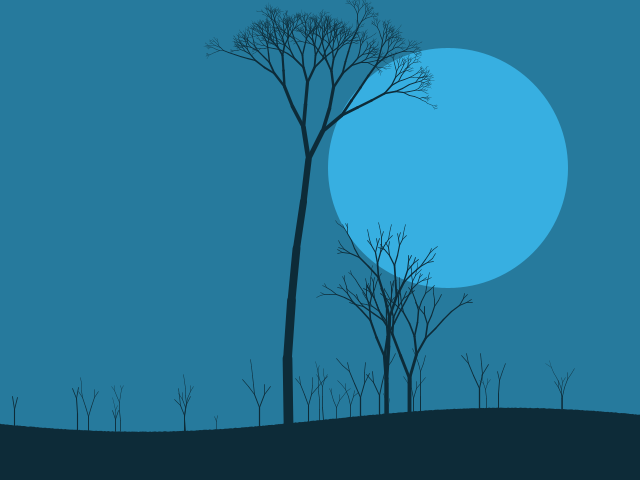
Frame 1 (no input)
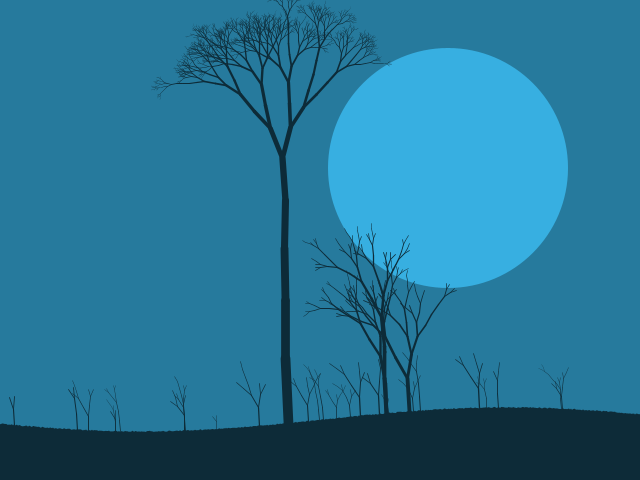
Frame 60 (the mouse pressed at the canvas centre just before this capture)
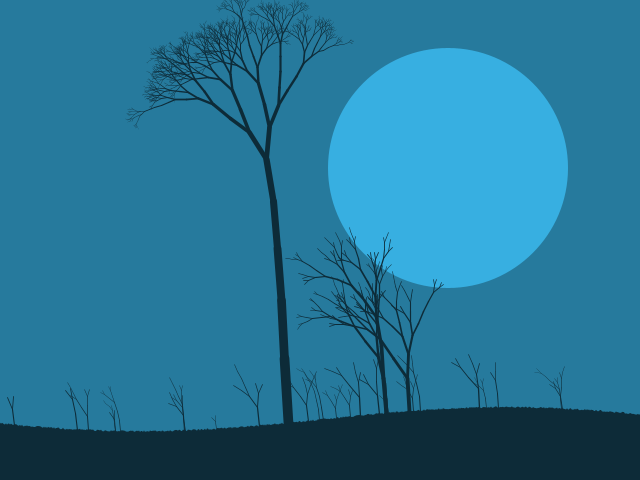
Frame 120 (the mouse held since frame 60 and released just before this capture)

The Processing sketch that drew these frames (run headless with seeded random() and noise(); from frame 60 on, the mouse is pressed at the canvas centre):

// Processing sketch: WindTree
// ── WindTree.pde
//////////////////////////////////////////////////////
float scale = 0.025, offs = 0, fq = 1.25, w = 0, sr = random(500);
color c = color(55, 175, 225);

//////////////////////////////////////////////////////
class c_noise
{
  float[] ns;
  float rands;
  int dm; 
  c_noise(int d) { ns = new float[dm = d]; rands = 0; for (int i = 0; i < d; i++) ns[i] = random(1.0); }
  float get(float t)
  {
    t = (dm + t % dm) % dm; 
    int i1 = (int)t, i2 = (i1 + 1) % dm; 
    return ns[i1] + (ns[i2] - ns[i1]) * (t - i1);
  }
  void startRandom(float s) { rands = s; }
  float getRandom() { rands = (rands + dm * 0.137) * 1.019 % dm; return get(rands); }
  float getRandom(float mx) { return getRandom() * mx; }
  float getRandom(float mn, float mx) { return mn + (mx - mn) * getRandom(); }
}
c_noise ns;

///////////////////////////////////////////////////////////////////////////////////
void setup() { size(640, 480); frameRate(25); ns = new c_noise(500); }

void draw()
{
  color cb = color(red(c) * 0.7, green(c) * 0.7, blue(c) * 0.7),
        cf = color(red(c) * 0.25, green(c) * 0.25, blue(c) * 0.25);
  background(cb); 
  noStroke(); fill(c); ellipse(width * 0.7, height * 0.35, height * 0.5, height * 0.5);
  ns.startRandom(sr);
  wind(-0.1, 0.1, 0.975);
  fill(cf); ground(0.1, 0.025);
  stroke(cf); tree(0.45, getGround(0.45), 0.9, 0.9, 0.3, 0.1, 11);
  float p, pw = w;
  w *= 1.25; for (int i = 0; i < 3; i++) tree(p = ns.getRandom(0.1, 0.9), getGround(p), ns.getRandom(0.35, 0.6), 0.7, 0.3, 0.1, 6);
  w *= 1.25; for (int i = 0; i < 25; i++) tree(p = ns.getRandom(), getGround(p), ns.getRandom(0.1, 0.3), 0.4, 0.3, 0.1, (int)ns.getRandom(2, 4));
  w = pw;
}

void mouseReleased() { sr = (sr + random(150)) % 500; }
void keyReleased() { sr = (sr + random(150)) % 500; }

///////////////////////////////////////////////////////////////////////////////////
void wind(float d, float s, float f)
{ 
  offs += d; s *= ns.get(offs); w = abs(w);
  if (s > w) w += (s - w) * 0.1; else w *= f;
  if (d < 0) w = -w;
}; 

///////////////////////////////////////////////////////////////////////////////////
float gl, gh; 
float getGround(float p) { return gl + gh * (1 + sin(3.5 + p * 5.5)); }

void ground(float l, float h)
{ 
  gl = l; gh = h;
  beginShape();
  vertex(0, height);
  for (int x = 0; x <= width; x += 1) vertex (x, height * (1 - getGround((float)x / width)) - random (0.0, 0.5 + 20 * abs(w)));
  vertex(width, height);
  endShape(CLOSE);
}

///////////////////////////////////////////////////////////////////////////////////
void tree(float p, float l, float sz, float t, float rb, float rj, int d)
{
  pushMatrix();
  translate(width * p, height * (1 - l)); rotate(w); branch(sz, t, rb, rj, d, d);
  popMatrix();
}

///////////////////////////////////////////////////////////////////////////////////
void branch(float sz, float t, float b, float j, int d, int dm)
{
  strokeWeight(12 * sz * t);
  if (d > 0)
  { line(0, 0, 0, -height * 0.15 * sz);
    translate(0, -height * 0.15 * sz);
    float ww = w * low((float)d / dm, 0.75); 
    rotate(ns.getRandom(-0.1 + ww, 0.1 + ww)); 
    if (ns.getRandom(1.0) < 0.6)
    { scale(0.75);
      pushMatrix(); rotate(ns.getRandom(b - j + ww, b + j + ww)); branch(sz, t, b, j, d - 1, dm); popMatrix();    
      pushMatrix(); rotate(ns.getRandom(-b - j + ww, -b + j + ww)); branch(sz, t, b, j, d - 1, dm); popMatrix();        
    } else { scale(0.9); branch(sz, t, b, j, d, dm); }
  }
}
///////////////////////////////////////////////////////////////////////////////////
float low(float t, float l) { l = 1 - t * l; return 1 - (1 - t) / l; }
